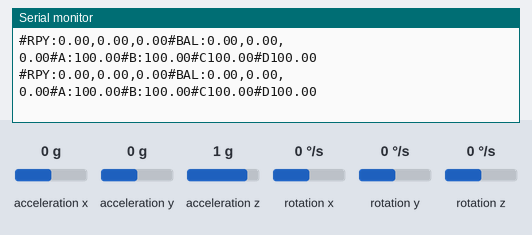
This sketch was run on a simulated Arduino Leonardo, built with avr-gcc and run on an emulated ATmega32U4. Shown: the last lines printed to the serial monitor. Wiring (inferred from the names in the program): MPU-6050 motion sensor at I2C address 0x68. Inputs (shaded band) come from the test bench; at power-on: acceleration z 1 g, rotation z 0 °/s, acceleration x 0 g, acceleration y 0 g, rotation x 0 °/s, rotation y 0 °/s.

Above: at 2.2 s.
2.3 s: acceleration z set to 0 g
At 2.9 s:
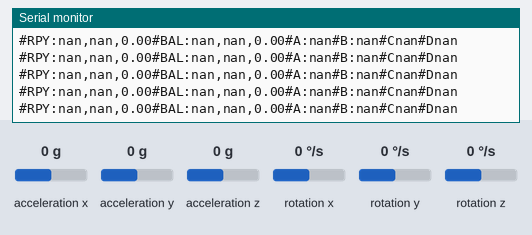
4.2 s: rotation z set to -100 °/s
At 5.3 s:
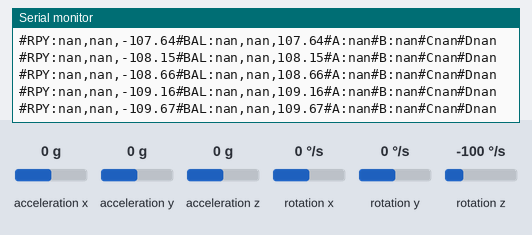
7.2 s: acceleration x set to -1.4 g
At 8.3 s:
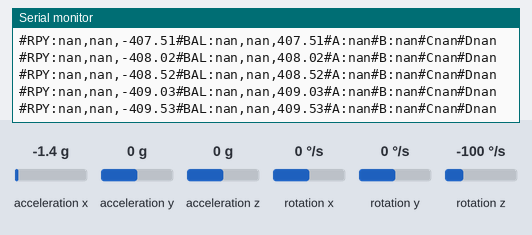
10.2 s: acceleration y set to -1.4 g
At 11.1 s:
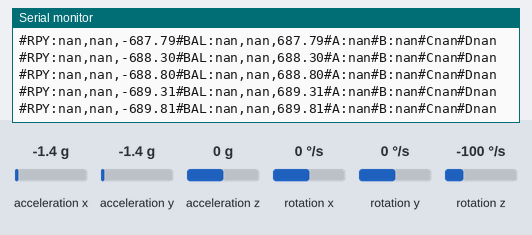
13.2 s: rotation z set to -192 °/s
Timing chart, 0 to 14.0 s (numbered marks = the images above; inputs shaded):
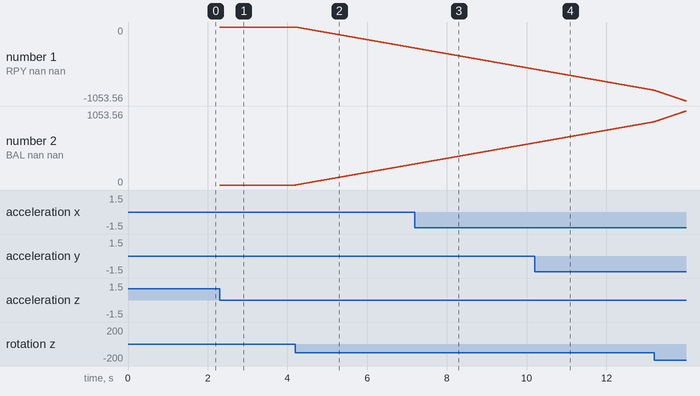

Measured:
- after the input at 2.3 s, the serial monitor: prints a new line at once (image 1)
- after the input at 4.2 s, the serial monitor: prints a new line at once (image 2)
- plotted number 1: 0 → -299.74 after the input at 4.2 s
- plotted number 2: 0 → 299.74 after the input at 4.2 s

The sketch:

motor_speed.ino
```cpp
#include <MPU6050Sensor.h>

MPU6050Sensor Sensor;

void setup() {
  // put your setup code here, to run once:
  Sensor.begin(0x68);
  Serial.begin(115200);
}

void loop() {
  // put your main code here, to run repeatedly:
  float roll_angle, pitch_angle, yaw_angle;
  Sensor.read_rpy_angle(roll_angle, pitch_angle, yaw_angle);

  float roll_balancing, pitch_balancing, yaw_balancing;
  float roll_target_angle=0, pitch_target_angle=0, yaw_target_angle=0;

  calc_balancing_with_angle(
    roll_target_angle, pitch_target_angle, yaw_target_angle, roll_angle,
    pitch_angle, yaw_angle, roll_balancing, pitch_balancing, yaw_balancing);

    float throttle =100;
    float motorA_speed, motorB_speed, motorC_speed, motorD_speed;

   calc_motor_speed(
        throttle, roll_balancing, pitch_balancing, yaw_balancing, motorA_speed, motorB_speed, motorC_speed, motorD_speed);

    print_motor_speed(
      roll_angle, pitch_angle, yaw_angle,
      roll_balancing,  pitch_balancing, yaw_balancing,
      motorA_speed, motorB_speed, motorC_speed, motorD_speed);
}

void calc_balancing_with_angle(float roll_target_angle, float pitch_target_angle,
                               float yaw_target_angle, float roll_angle,
                               float pitch_angle, float yaw_angle,
                               float &roll_balancing, float &pitch_balancing,
                               float &yaw_balancing) {
       roll_balancing = roll_target_angle - roll_angle;
       pitch_balancing = pitch_target_angle - pitch_angle;
       yaw_balancing = yaw_target_angle - yaw_angle;
 }

void  calc_motor_speed(float throttle, float roll_balancing, float pitch_balancing, float yaw_balancing,
                       float &motorA_speed, float &motorB_speed, float &motorC_speed, float &motorD_speed)
      {
        motorA_speed =
              throttle + yaw_balancing + roll_balancing + pitch_balancing;

        motorB_speed =
              throttle - yaw_balancing - roll_balancing + pitch_balancing;

        motorC_speed =
              throttle + yaw_balancing - roll_balancing - pitch_balancing;

        motorD_speed =
              throttle - yaw_balancing + roll_balancing - pitch_balancing;

     if(motorA_speed < 0 ) motorA_speed = 0;
     if(motorA_speed > 255) motorA_speed = 255;
     if(motorB_speed < 0) motorB_speed = 0;
     if(motorB_speed > 255) motorB_speed = 255;
     if(motorC_speed < 0) motorC_speed = 0;
     if(motorC_speed > 255) motorC_speed = 255;
     if(motorD_speed < 0) motorC_speed = 0;
     if(motorD_speed > 255) motorD_speed = 255;
      }

void print_motor_speed(float roll_angle, float pitch_angle, float yaw_angle,float roll_balancing,
                      float pitch_balancing, float yaw_balancing, float motorA_speed, float motorB_speed,
                      float motorC_speed, float motorD_speed) {
     Serial.print("#RPY:");
     Serial.print(roll_angle);
     Serial.print(",");
     Serial.print(pitch_angle);
     Serial.print(",");
     Serial.print(yaw_angle);

     Serial.print("#BAL:");
     Serial.print(roll_balancing);
     Serial.print(",");
     Serial.print(pitch_balancing);
     Serial.print(",");
     Serial.print(yaw_balancing);

     Serial.print("#A:");
     Serial.print(motorA_speed);
     Serial.print("#B:");
     Serial.print(motorB_speed);
     Serial.print("#C");
     Serial.print(motorC_speed);
     Serial.print("#D");
     Serial.print(motorD_speed);

     Serial.println();
                      }
```

HM10BLE.cpp
```cpp
/*
  HM10BLE.cpp - Library for flashing HM10BLE code.
  Created by Minu Suh, December 3, 2016.
*/

#include "Arduino.h"
#include "HM10BLE.h"

HM10BLE::HM10BLE()
{
}

#ifdef ARDUINO_AVR_LEONARDO
#define Serial4Ble Serial1
#elif defined(ARDUINO_AVR_UNO)
#define Serial4Ble Serial
#endif

void HM10BLE::begin(unsigned long baud)
{
	Serial4Ble.begin(baud);
}

void HM10BLE::receive_user_rpyt(int &roll, int &pitch, int &yaw, int &throttle)
{
	checkMspPacket(roll, pitch, yaw, throttle);
}

void HM10BLE::checkMspPacket(int &roll, int &pitch, int &yaw, int &throttle) {
  static uint32_t cnt;
  static int _roll=125, _pitch=125, _yaw=125, _throttle=0;

  if(Serial4Ble.available() > 0) {
    while(Serial4Ble.available() > 0) {
      int mspData = Serial4Ble.read();
      if(mspData == '$') cnt = HEAD1;
      else cnt++;

      mspPacket[cnt] = mspData;

      if(cnt == CRC) {
        if(mspPacket[CMD] == 150) {
          _throttle = mspPacket[THROTTLE];
		  _roll = mspPacket[ROLL];
		  _pitch = mspPacket[PITCH];
		  _yaw = mspPacket[YAW];
        }
      }
    }
  }
  roll = _roll;
  pitch = _pitch;
  yaw = _yaw;
  throttle = _throttle;
}
```

HM10BLE.h
```cpp
/*
  HM10BLE.h - Library for flashing HM10BLE code.
  Created by Minu Suh, December 3, 2016.
*/
#ifndef HM10BLE_h
#define HM10BLE_h

#include "Arduino.h"

enum {
  HEAD1,  HEAD2,  HEAD3,  DATASIZE, CMD,
  ROLL,   PITCH,  YAW,    THROTTLE,
  AUX,    CRC,    PACKETSIZE,
};

class HM10BLE
{
  public:
    HM10BLE();
	void begin(unsigned long baud);
	void receive_user_rpyt(int &roll, int &pitch, int &yaw, int &throttle);

  private:
	void checkMspPacket(int &roll, int &pitch, int &yaw, int &throttle);

  private:
    int mspPacket[PACKETSIZE];
};

#endif
```

MPU6050Sensor.cpp
```cpp
/*
  MPU6050Sensor.cpp - Library for flashing MPU6050Sensor code.
  Created by Minu Suh, December 3, 2016.
*/

#include "Arduino.h"
#include "MPU6050Sensor.h"
#include <Wire.h>

MPU6050Sensor::MPU6050Sensor()
{
}

void MPU6050Sensor::begin(int MPU_addr)
{
	_MPU_addr = MPU_addr;
	bAngleRead = false;
	bGyroRead = false;

	initMPU6050();
	calibAccelGyro();
	initDT();
}

void MPU6050Sensor::read_rpy_angle(float &roll, float &pitch, float &yaw)
{
	if(!bGyroRead) {
		readAccelGyro();
		calcDT();
		calcAccelYPR();
		calcGyroYPR();
		calcFilteredYPR();

		bAngleRead = true;
	}

	roll = filtered_angle_y;
	pitch = filtered_angle_x;
	yaw = filtered_angle_z;
}

void MPU6050Sensor::read_rpy_angular_velocity(float &roll, float &pitch, float &yaw)
{
	if(!bAngleRead) {
		readAccelGyro();
		calcDT();
		calcAccelYPR();
		calcGyroYPR();
		calcFilteredYPR();

		bGyroRead = true;
	}

	roll = gyro_y;
	pitch = gyro_x;
	yaw = gyro_z;
}

void MPU6050Sensor::initMPU6050() {
  Wire.begin();
  Wire.beginTransmission(_MPU_addr);
  Wire.write(0x6B);
  Wire.write(0);
  Wire.endTransmission(true);
}

void MPU6050Sensor::readAccelGyro() {
  Wire.beginTransmission(_MPU_addr);
  Wire.write(0x3B);
  Wire.endTransmission(false);
  Wire.requestFrom(_MPU_addr,14,true);
  AcX=Wire.read()<<8|Wire.read();
  AcY=Wire.read()<<8|Wire.read();
  AcZ=Wire.read()<<8|Wire.read();
  Tmp=Wire.read()<<8|Wire.read();
  GyX=Wire.read()<<8|Wire.read();
  GyY=Wire.read()<<8|Wire.read();
  GyZ=Wire.read()<<8|Wire.read();
}

void MPU6050Sensor::calibAccelGyro() {
  float sumAcX = 0, sumAcY = 0, sumAcZ = 0;
  float sumGyX = 0, sumGyY = 0, sumGyZ = 0;

  readAccelGyro();

  for(int i=0;i<10;i++) {
    readAccelGyro();
    sumAcX += AcX; sumAcY += AcY; sumAcZ += AcZ;
    sumGyX += GyX; sumGyY += GyY; sumGyZ += GyZ;
    delay(100);
  }

  baseAcX = sumAcX / 10;
  baseAcY = sumAcY / 10;
  baseAcZ = sumAcZ / 10;

  baseGyX = sumGyX / 10;
  baseGyY = sumGyY / 10;
  baseGyZ = sumGyZ / 10;
}

void MPU6050Sensor::initDT() {
  t_prev = micros();
}

void MPU6050Sensor::calcDT() {
  t_now = micros();
  _dt = (t_now - t_prev)/1000000.0;
  t_prev = t_now;
}

void MPU6050Sensor::calcAccelYPR() {
  float accel_x, accel_y, accel_z;
  float accel_xz, accel_yz;
  const float RADIANS_TO_DEGREES = 180/3.14159;

  accel_x = AcX - baseAcX;
  accel_y = AcY - baseAcY;
  accel_z = AcZ + (16384 - baseAcZ);

  accel_yz = sqrt(pow(accel_y,2) + pow(accel_z,2));
  accel_angle_y = atan(-accel_x/accel_yz)*RADIANS_TO_DEGREES;

  accel_xz = sqrt(pow(accel_x,2) + pow(accel_z,2));
  accel_angle_x = atan( accel_y/accel_xz)*RADIANS_TO_DEGREES;

  accel_angle_z = 0;
}

void MPU6050Sensor::calcGyroYPR() {
  const float GYROXYZ_TO_DEGREES_PER_SEC = 131;

  gyro_x = (GyX - baseGyX)/GYROXYZ_TO_DEGREES_PER_SEC;
  gyro_y = (GyY - baseGyY)/GYROXYZ_TO_DEGREES_PER_SEC;
  gyro_z = (GyZ - baseGyZ)/GYROXYZ_TO_DEGREES_PER_SEC;
}

void MPU6050Sensor::calcFilteredYPR() {
  const float ALPHA = 0.96;
  float tmp_angle_x, tmp_angle_y, tmp_angle_z;

  tmp_angle_x = filtered_angle_x + gyro_x * _dt;
  tmp_angle_y = filtered_angle_y + gyro_y * _dt;
  tmp_angle_z = filtered_angle_z + gyro_z * _dt;

  filtered_angle_x =
    ALPHA * tmp_angle_x + (1.0-ALPHA) * accel_angle_x;
  filtered_angle_y =
    ALPHA * tmp_angle_y + (1.0-ALPHA) * accel_angle_y;
  filtered_angle_z = tmp_angle_z;
}
```

MPU6050Sensor.h
```cpp
/*
  MPU6050Sensor.h - Library for flashing MPU6050Sensor code.
  Created by Minu Suh, December 3, 2016.
*/
#ifndef MPU6050Sensor_h
#define MPU6050Sensor_h


#include "Arduino.h"

class MPU6050Sensor
{
  public:
    MPU6050Sensor();
	void begin(int MPU_addr);
    void read_rpy_angle(float &roll, float &pitch, float &yaw);
	void read_rpy_angular_velocity(float &roll, float &pitch, float &yaw);

  private:
	void initMPU6050();
	void readAccelGyro();
	void calibAccelGyro();
	void initDT();
	void calcDT();
	void calcAccelYPR();
	void calcGyroYPR();
	void calcFilteredYPR();

  private:
	int _MPU_addr;
	int16_t AcX,AcY,AcZ,Tmp,GyX,GyY,GyZ;
    float baseAcX, baseAcY, baseAcZ;
	float baseGyX, baseGyY, baseGyZ ;
	unsigned long t_now, t_prev;
	float _dt;
	float accel_angle_x, accel_angle_y, accel_angle_z;
	float gyro_x, gyro_y, gyro_z;
	float filtered_angle_x, filtered_angle_y, filtered_angle_z;
	bool bAngleRead, bGyroRead;
};

#endif
```
